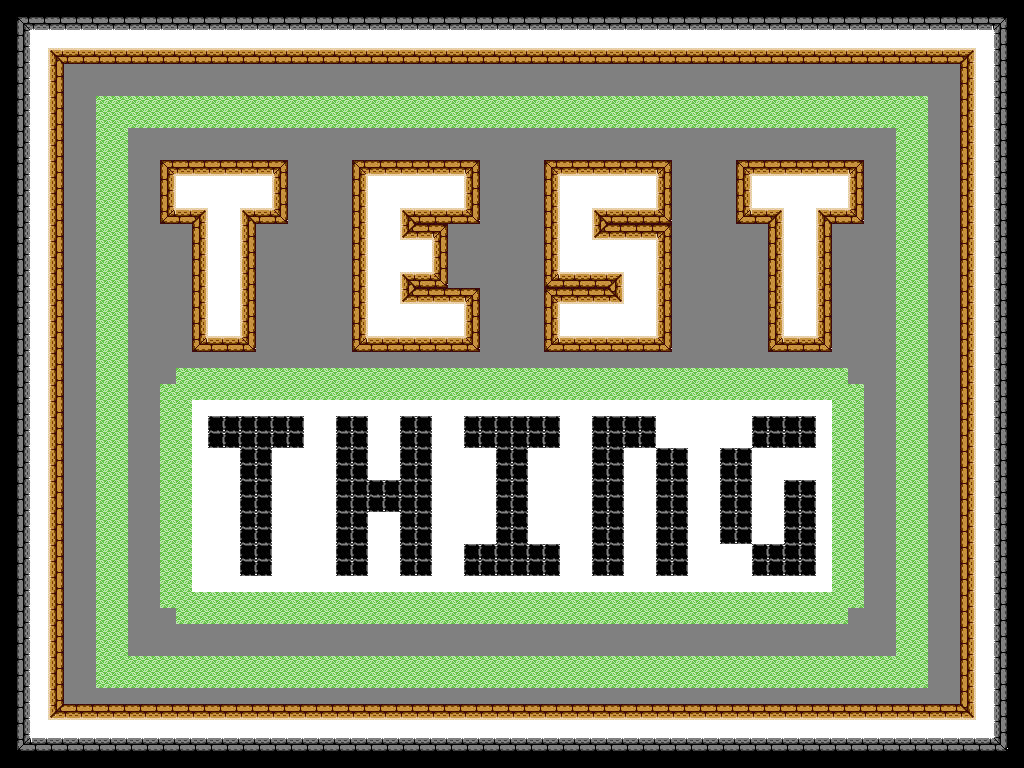

A 2D game scene composited from a Tiled map and its tileset images. What follows is a short description and the map's XML, with each tile layer's data collapsed to a summary:
An orthogonal 64x48 tile map with 16x16 px tiles, 1 tile layer (Tile Layer 1).

<map version="1.5" tiledversion="1.5.0" orientation="orthogonal" renderorder="right-down" width="64" height="48" tilewidth="16" tileheight="16" infinite="0" nextlayerid="3" nextobjectid="1">
 <tileset firstgid="1" source="../tilesets/skull_tiles.tsx" />
 <layer id="2" name="Tile Layer 1" width="64" height="48">
  <data>[3072 cells, 3072 non-empty, 25 distinct tile ids]</data>
 </layer>
</map>
